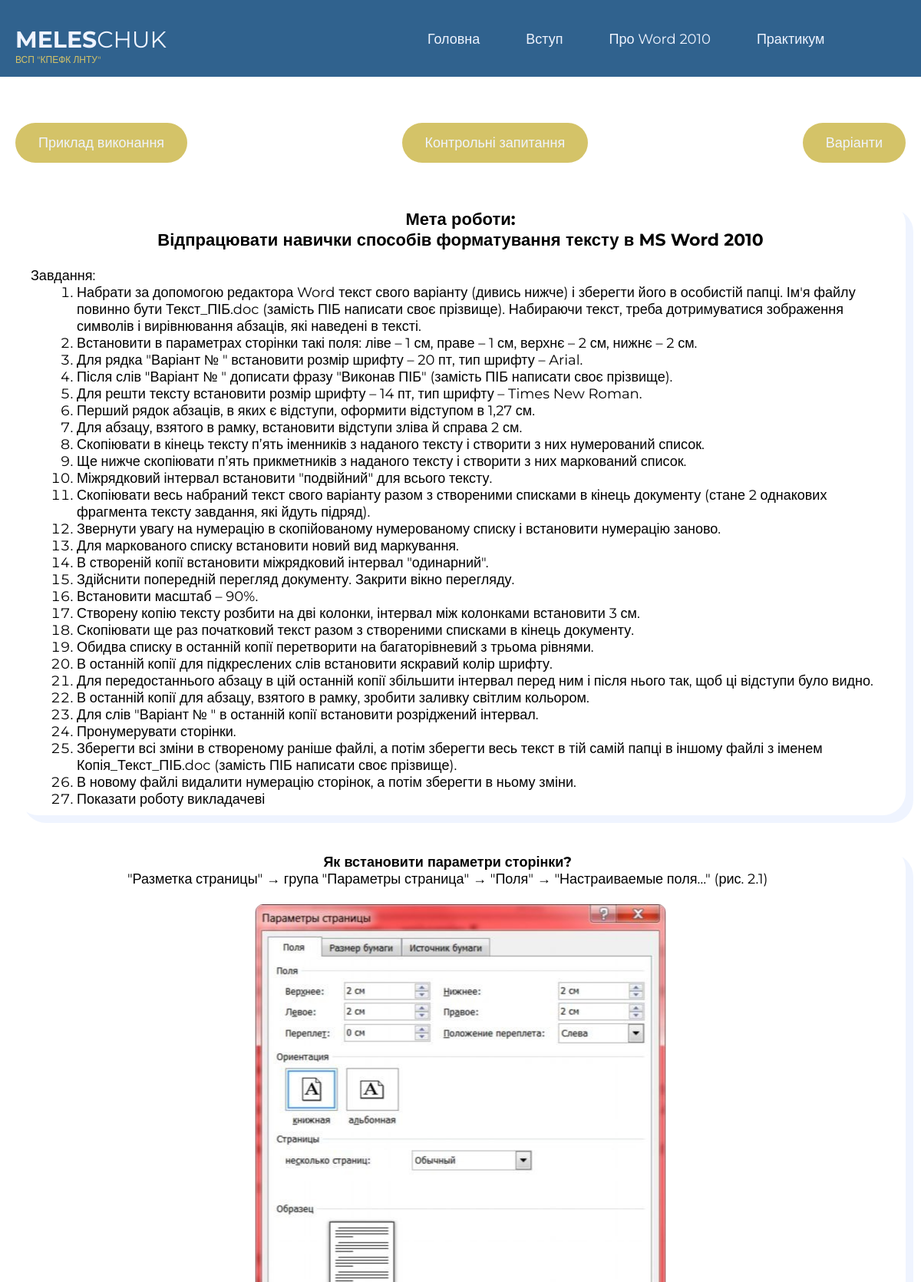
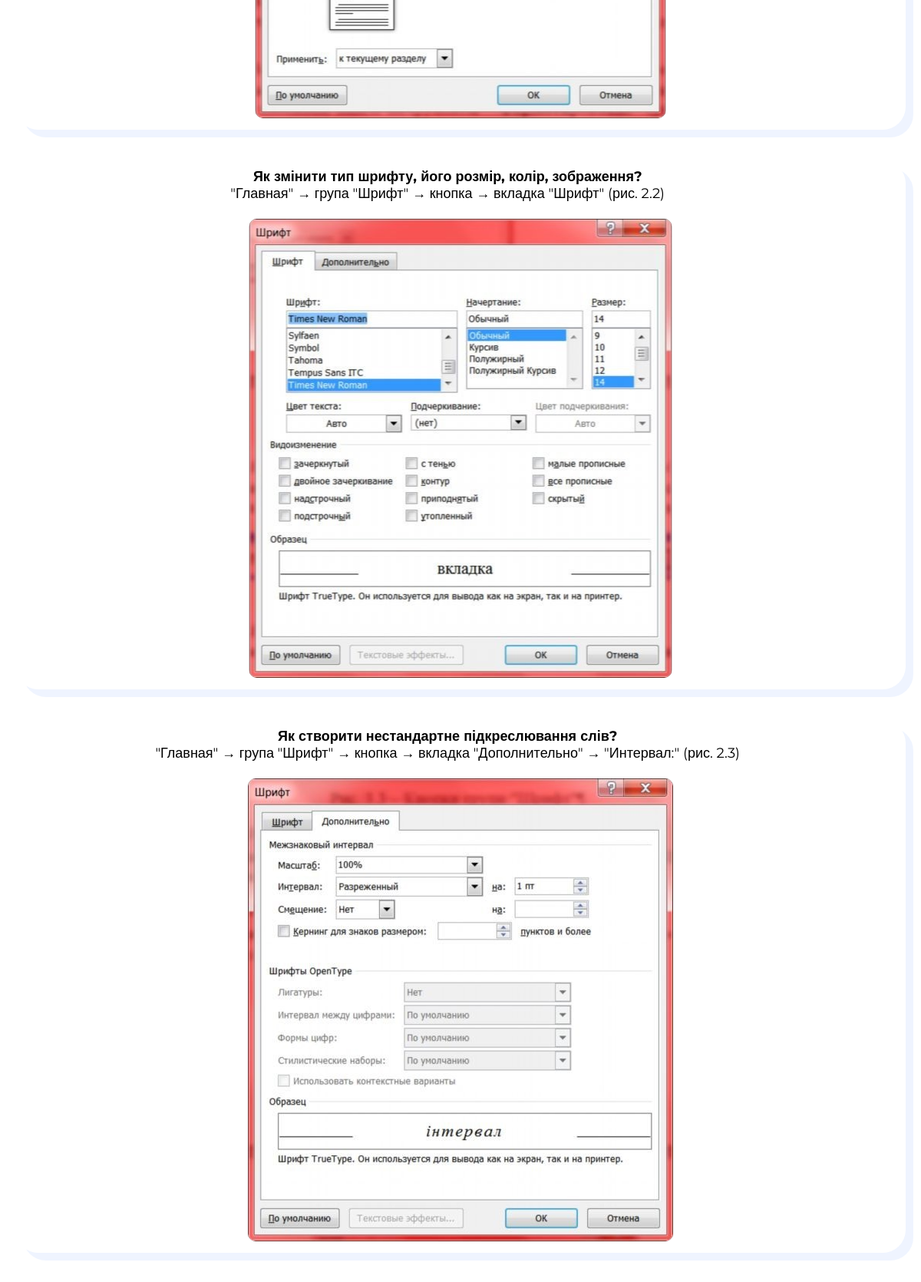
Screenshot of /word/practice/1 (signed in, upper part) with the database file from the repository (2 pictures, top to bottom).
### word/models.py (models this page shows, shortened)
class Practice(models.Model):
    practice_name = models.CharField(max_length= 100, db_index=True, verbose_name="Назва практичної 'Практична робота №'")
    title_practice = models.CharField(max_length = 255, verbose_name="Мета роботи")
    task = models.TextField(verbose_name="Завдання")
    control_questions = models.TextField(verbose_name= "контрольні запитання")
    def get_content_url(self):
        return reverse('practice', kwargs={'main_cont_id': self.pk})
    class Meta:
        verbose_name = "Практична роботу"
        verbose_name_plural = "Практичні роботи"

class Main_content(models.Model):
    title_name = models.TextField(verbose_name="<b>Запитання</b><br>Інструкція для вирішення питання")
    photo_word_cont = models.ImageField(verbose_name="Пояснююче зображення", blank= True)
    main_cont = models.ForeignKey('Practice', on_delete=models.PROTECT, verbose_name="Звязок з таблицею")
    class Meta:
        verbose_name = "Вміст Практичної роботи"
        verbose_name_plural = "Вміст Практичних робіт"

### word/views.py (the view)
# urls.py: path('word/practice/<int:main_cont_id>', views.show_practice, name = "practice"),
@login_required
def show_practice(request, main_cont_id):
    update()
    practice_per_id = Practice.objects.filter(id = main_cont_id)
    cont_all_page = Main_content.objects.filter(main_cont_id = main_cont_id)
    for slug_ in slug_from_photo:
        slug_img = slug_[0]
        slug_img = slug_img.rsplit("-")
        if slug_img[1] == str(main_cont_id):
            list_links_variants.append(["-".join(items for items in slug_img), slug_[1]])
    with open("list_links_variants.pickle", "wb") as f:
        pickle.dump(list_links_variants, f)
    link_slug = [slug[0] for slug in list_links_variants]
    random_variant = random.choice(link_slug) if link_slug else f"practice/{main_cont_id}"
    context = {
        'practice_per_id': practice_per_id,
        'cont_all_page': cont_all_page,
        'random_variant': random_variant,
        'main_cont_id': main_cont_id,
        }
    return render (request, 'word/practice/pract1.html', context)

### main/Main_context_processor.py (called while the page is built)
def Main_News_objects_(request):
    news = News.objects.all()
    return {'news': news,}

### word/views.py (called while the page is built)
def update():
    global slug_from_photo, list_links_variants
    slug_from_photo = Photo_variant.objects.values_list("slug_img", "img_connect_field__variant_name")
    list_links_variants = []

### word/word_context_processor.py (called while the page is built)
def Practice_objects_(request):
    practs = Practice.objects.all()
    return {'practs': practs,}

### word/templates/word/practice/pract1.html (shortened to what this page needs)
{% extends 'word/index_word.html' %}
{% load static %}
{% block content_same_files %}
<div class="container">
    <div class="grid_buttons">
        <div class="grid_but"><a href=""> Приклад виконання</a></div>
        <div class="grid_but" id="control_quest" value="{{main_cont_id}}"><a href="{% url 'word_questions' %}"
                                                                            hx-get="{% url 'word_questions' %}"
                                                                            hx-target="#content_data_block"
                                                                            hx-push-url="true">Контрольні запитання</a></div>
        <div class="grid_but"><a href="{% url 'word' %}/{{random_variant}}#UNIC_IMG">Варіанти</a></div>
    </div>
    <div class="block">
        <div class="intro_content">
            {% for prac_info in practice_per_id %}
                <div class="title"><b>Мета роботи:<br>{{prac_info.title_practice}}</b></div><br>
                Завдання:
                {% autoescape off %}
                <ol>
                    <div class="task_test">{{prac_info.task}}</div>
                </ol>
                {% endautoescape %}
            {% endfor %}
        </div>
    </div>
    {% for explain_information in cont_all_page %}
    {% autoescape off %}
    <div class="block">
        <div class="intro_content">
            <div class="explain_text_word_practice">{{explain_information.title_name}}</div><br>
            {% if explain_information.photo_word_cont %}
                <img class="explain_photo_word_practice" src="{{explain_information.photo_word_cont.url}}" alt="">
            {% endif %}
        </div>
    </div>
    {% endautoescape %}
    {% endfor%}
</div>
{% endblock %}

### word/static/word/css/multy.css (style rules this page uses)
body { width: 100%; font-family: 'Montserrat', sans-serif; font-size: 18px; background: #ffffff; color: #EFF4FF; margin: 0; font-weight: 400; overflow-x: hidden; }
a { text-decoration: none; color: #EFF4FF; }
*, *:before, *:after { margin: 0; padding: 0; font-weight: 400; }
b { font-weight: 700; }
.container { width: 1160px; margin: 0 auto; }
.block { width: 100%; filter: drop-shadow(10px 10px); background: #ffffff; border-radius: 30px; margin: 0 auto; margin-top: 40px; }
.intro_content { width: 1120px; margin: 0 auto; padding-top: 10px; color: #000; padding-bottom: 10px; }
.title > b { font-size: 22px; }
.title { text-align: center; font-size: 18px; }
.task_test { width: 1060px; margin: 0 auto; line-height: 22px; }
.grid_buttons { width: 100%; margin-top: 60px; margin-bottom: 20px; justify-content: space-between; display: flex; }
.grid_but { text-align: center; background: #D4C368; border-radius: 30px; margin-bottom: 10px; padding: 15px 30px; }
.intro_content > ol { padding-left: 60px; }
.explain_photo_word_practice { position: relative; left: 50%; transform: translate(-50%); border-radius: 10px; color: #171717; }
.explain_text_word_practice { position: relative; text-align: center; width: 97%; }

### rows the page displays
Practice: title_practice "Відпрацювати навички способів форматування тексту в MS Word 2010", task "Набрати за допомогою редактора Word текст свого варіанту (дивись нижче) і зберегти його в особистій папці. Ім'я файлу повинно бути Текст_ПІБ.doc (замість ПІБ написати своє прізвище). Набираючи текст, треба дотримуватися зображення символів і вирівнювання абзаців, які наведені в тексті. Встановити в параметрах сторінки такі поля: ліве – 1 см, праве – 1 см, верхнє – 2 см, нижнє – 2 см. Для рядка \"Варіант № \" встановити розмір шрифту – 20 пт, тип шрифту – Arial. Після слів \"Варіант № \" дописати фразу \"Виконав ПІБ\" (замість ПІБ написати своє прізвище). Для решти тексту встановити розмір шрифту – 14 пт, тип шрифту – Times New Roman. Перший рядок абзаців, в яких є відступи, оформити відступом в…"
Main_content: title_name "Як встановити параметри сторінки? \"Разметка страницы\" → група \"Параметры страница\" → \"Поля\" → \"Настраиваемые поля…\" (рис. 2.1)", photo_word_cont (picture)
Main_content: title_name "Як змінити тип шрифту, його розмір, колір, зображення? \"Главная\" → група \"Шрифт\" → кнопка → вкладка \"Шрифт\" (рис. 2.2)", photo_word_cont (picture)
Main_content: title_name "Як створити нестандартне підкреслювання слів? \"Главная\" → група \"Шрифт\" → кнопка → вкладка \"Дополнительно\" → \"Интервал:\" (рис. 2.3)", photo_word_cont (picture)
